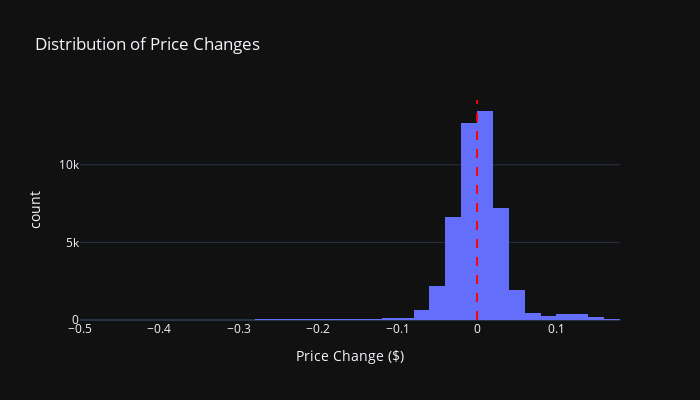

Notebook cell for this chart:
### Markdown cell above
## Price Movement Analysis

### Code cell
# Analyze price movements
price_changes = df_plot.filter(pl.col('price_change') != 0)

# Create price change distribution
fig_changes = px.histogram(
    price_changes.to_pandas(),
    x='price_change',
    nbins=50,
    title='Distribution of Price Changes',
    labels={'price_change': 'Price Change ($)', 'count': 'Frequency'}
)

fig_changes.add_vline(x=0, line_dash="dash", line_color="red")
fig_changes.update_layout(width=700, height=400)
fig_changes.show()

print(f"\n💹 Price Movement Analysis:")
print(f"   Mean price change: ${price_changes['price_change'].mean():.4f}")
print(f"   Price change std: ${price_changes['price_change'].std():.4f}")
print(f"   Largest gain: ${price_changes['price_change'].max():.4f}")
print(f"   Largest loss: ${price_changes['price_change'].min():.4f}")

### Figure 1 — Plotly figure (JSON) as saved in the notebook; plotly's stock layout.template omitted (floating-point values rounded to 4 significant figures; data arrays with more than 128 entries replaced by an {"elided": "..."} marker saying what was removed)
{"data": [{"bingroup": "x", "hovertemplate": "Price Change ($)=%{x}<br>count=%{y}<extra></extra>", "legendgroup": "", "marker": {"color": "#636efa", "pattern": {"shape": ""}}, "name": "", "nbinsx": 50, "orientation": "v", "showlegend": false, "x": {"elided": "47332 float values"}, "xaxis": "x", "yaxis": "y", "type": "histogram"}], "layout": {"xaxis": {"anchor": "y", "domain": [0.0, 1.0], "title": {"text": "Price Change ($)"}}, "yaxis": {"anchor": "x", "domain": [0.0, 1.0], "title": {"text": "count"}}, "legend": {"tracegroupgap": 0}, "title": {"text": "Distribution of Price Changes"}, "barmode": "relative", "shapes": [{"line": {"color": "red", "dash": "dash"}, "type": "line", "x0": 0, "x1": 0, "xref": "x", "y0": 0, "y1": 1, "yref": "y domain"}], "width": 700, "height": 400}}
